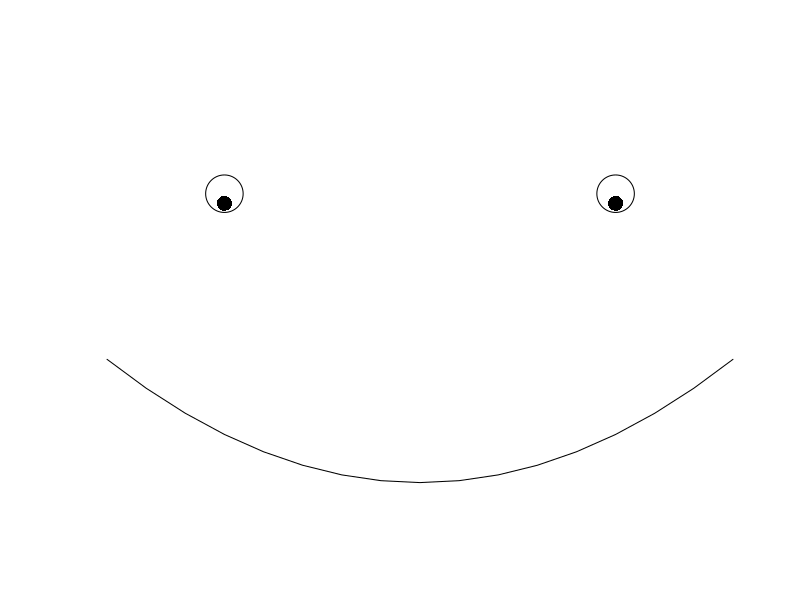

This chart was generated by the following R code:
## ---- chunk 1
knitr::opts_chunk$set(echo = TRUE)
## ---- chunk 2
print("Hello World.") #comments behind a hashtag are ignored

plot(-8:8,(-8:8)^2,type="l",ylim=c(0,200),ann=F,axes=F) #the mouth

points(c(-5,5),rep(150,2),cex=5) #the eyes

points(c(-5,5),rep(145,2),cex=2,pch=16) #the pupils
## ---- chunk 3
if(!require(RColorBrewer)){
  install.packages("RColorBrewer",repos = "http://cran.us.r-project.org")
  library(RColorBrewer)
}
if(!require(openxlsx)){
  install.packages("openxlsx",repos = "http://cran.us.r-project.org")
  library(openxlsx)
}
## ---- chunk 4
currentDir <- "."
list.files(currentDir)
